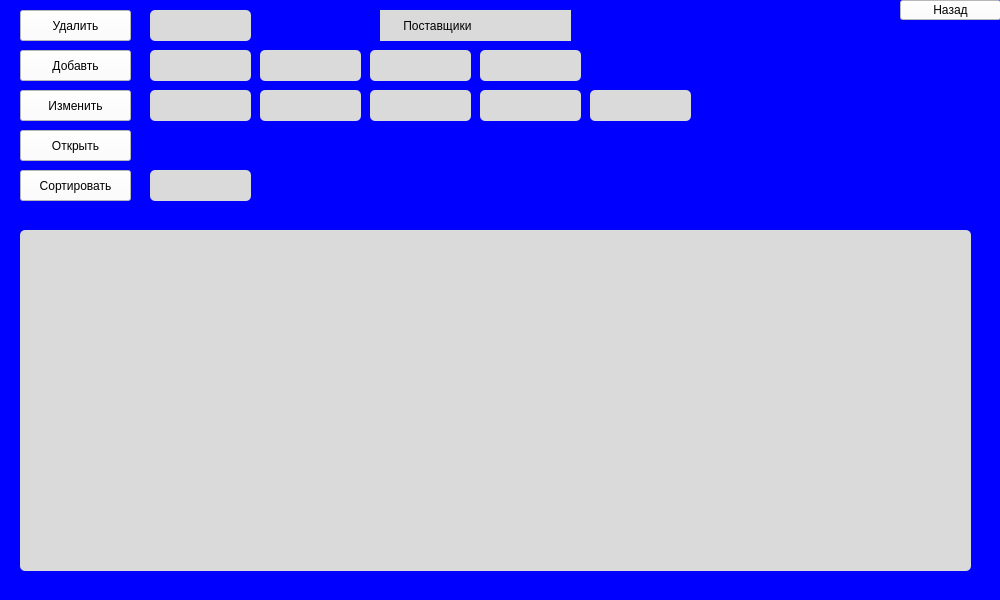
<?xml version="1.0" encoding="UTF-8"?>
<ui version="4.0">
 <class>MainWindow</class>
 <widget class="QMainWindow" name="MainWindow">
  <property name="geometry">
   <rect>
    <x>0</x>
    <y>0</y>
    <width>1000</width>
    <height>600</height>
   </rect>
  </property>
  <property name="minimumSize">
   <size>
    <width>1000</width>
    <height>600</height>
   </size>
  </property>
  <property name="maximumSize">
   <size>
    <width>1000</width>
    <height>600</height>
   </size>
  </property>
  <property name="sizeIncrement">
   <size>
    <width>1000</width>
    <height>800</height>
   </size>
  </property>
  <property name="baseSize">
   <size>
    <width>1000</width>
    <height>600</height>
   </size>
  </property>
  <property name="windowTitle">
   <string>drivers</string>
  </property>
  <property name="styleSheet">
   <string notr="true">background-color: rgb(0, 0, 255);
font: 75 12pt &quot;Fixedsys&quot;;
</string>
  </property>
  <widget class="QWidget" name="centralwidget">
   <widget class="QTableWidget" name="tableWidget">
    <property name="geometry">
     <rect>
      <x>20</x>
      <y>230</y>
      <width>951</width>
      <height>341</height>
     </rect>
    </property>
    <property name="styleSheet">
     <string notr="true">background-color: rgb(218, 218, 218);
border-radius: 5px;</string>
    </property>
    <property name="dragEnabled">
     <bool>true</bool>
    </property>
   </widget>
   <widget class="QPushButton" name="Dell">
    <property name="geometry">
     <rect>
      <x>20</x>
      <y>10</y>
      <width>111</width>
      <height>31</height>
     </rect>
    </property>
    <property name="styleSheet">
     <string notr="true">background-color: rgb(255, 255, 255);
</string>
    </property>
    <property name="text">
     <string>Удалить</string>
    </property>
   </widget>
   <widget class="QPushButton" name="Add">
    <property name="geometry">
     <rect>
      <x>20</x>
      <y>50</y>
      <width>111</width>
      <height>31</height>
     </rect>
    </property>
    <property name="styleSheet">
     <string notr="true">background-color: rgb(255, 255, 255);</string>
    </property>
    <property name="text">
     <string>Добавть</string>
    </property>
   </widget>
   <widget class="QPushButton" name="Change">
    <property name="geometry">
     <rect>
      <x>20</x>
      <y>90</y>
      <width>111</width>
      <height>31</height>
     </rect>
    </property>
    <property name="styleSheet">
     <string notr="true">background-color: rgb(255, 255, 255);</string>
    </property>
    <property name="text">
     <string>Изменить</string>
    </property>
   </widget>
   <widget class="QPushButton" name="Open">
    <property name="geometry">
     <rect>
      <x>20</x>
      <y>130</y>
      <width>111</width>
      <height>31</height>
     </rect>
    </property>
    <property name="styleSheet">
     <string notr="true">background-color: rgb(255, 255, 255);</string>
    </property>
    <property name="text">
     <string>Открыть</string>
    </property>
   </widget>
   <widget class="QPushButton" name="Sort">
    <property name="geometry">
     <rect>
      <x>20</x>
      <y>170</y>
      <width>111</width>
      <height>31</height>
     </rect>
    </property>
    <property name="styleSheet">
     <string notr="true">background-color: rgb(255, 255, 255);</string>
    </property>
    <property name="text">
     <string>Сортировать</string>
    </property>
   </widget>
   <widget class="QPushButton" name="Back">
    <property name="geometry">
     <rect>
      <x>900</x>
      <y>0</y>
      <width>101</width>
      <height>20</height>
     </rect>
    </property>
    <property name="styleSheet">
     <string notr="true">background-color: rgb(255, 255, 255);
</string>
    </property>
    <property name="text">
     <string>Назад</string>
    </property>
   </widget>
   <widget class="QLineEdit" name="DellLine">
    <property name="geometry">
     <rect>
      <x>150</x>
      <y>10</y>
      <width>101</width>
      <height>31</height>
     </rect>
    </property>
    <property name="styleSheet">
     <string notr="true">background-color: rgb(218, 218, 218);
border-radius: 5px;</string>
    </property>
   </widget>
   <widget class="QLineEdit" name="AddLine">
    <property name="geometry">
     <rect>
      <x>150</x>
      <y>50</y>
      <width>101</width>
      <height>31</height>
     </rect>
    </property>
    <property name="styleSheet">
     <string notr="true">background-color: rgb(218, 218, 218);
border-radius: 5px;</string>
    </property>
   </widget>
   <widget class="QLineEdit" name="AddLine_1">
    <property name="geometry">
     <rect>
      <x>260</x>
      <y>50</y>
      <width>101</width>
      <height>31</height>
     </rect>
    </property>
    <property name="styleSheet">
     <string notr="true">background-color: rgb(218, 218, 218);
border-radius: 5px;</string>
    </property>
   </widget>
   <widget class="QLineEdit" name="AddLine_2">
    <property name="geometry">
     <rect>
      <x>370</x>
      <y>50</y>
      <width>101</width>
      <height>31</height>
     </rect>
    </property>
    <property name="styleSheet">
     <string notr="true">background-color: rgb(218, 218, 218);
border-radius: 5px;</string>
    </property>
   </widget>
   <widget class="QLineEdit" name="AddLine_3">
    <property name="geometry">
     <rect>
      <x>480</x>
      <y>50</y>
      <width>101</width>
      <height>31</height>
     </rect>
    </property>
    <property name="styleSheet">
     <string notr="true">background-color: rgb(218, 218, 218);
border-radius: 5px;</string>
    </property>
   </widget>
   <widget class="QLineEdit" name="ChangeLine_4">
    <property name="geometry">
     <rect>
      <x>590</x>
      <y>90</y>
      <width>101</width>
      <height>31</height>
     </rect>
    </property>
    <property name="styleSheet">
     <string notr="true">background-color: rgb(218, 218, 218);
border-radius: 5px;</string>
    </property>
   </widget>
   <widget class="QLineEdit" name="ChangeLine_1">
    <property name="geometry">
     <rect>
      <x>260</x>
      <y>90</y>
      <width>101</width>
      <height>31</height>
     </rect>
    </property>
    <property name="styleSheet">
     <string notr="true">background-color: rgb(218, 218, 218);
border-radius: 5px;</string>
    </property>
   </widget>
   <widget class="QLineEdit" name="ChangeLine_2">
    <property name="geometry">
     <rect>
      <x>370</x>
      <y>90</y>
      <width>101</width>
      <height>31</height>
     </rect>
    </property>
    <property name="styleSheet">
     <string notr="true">background-color: rgb(218, 218, 218);
border-radius: 5px;</string>
    </property>
   </widget>
   <widget class="QLineEdit" name="ChangeLine_3">
    <property name="geometry">
     <rect>
      <x>480</x>
      <y>90</y>
      <width>101</width>
      <height>31</height>
     </rect>
    </property>
    <property name="styleSheet">
     <string notr="true">background-color: rgb(218, 218, 218);
border-radius: 5px;</string>
    </property>
   </widget>
   <widget class="QLineEdit" name="ChangeLine">
    <property name="geometry">
     <rect>
      <x>150</x>
      <y>90</y>
      <width>101</width>
      <height>31</height>
     </rect>
    </property>
    <property name="styleSheet">
     <string notr="true">background-color: rgb(218, 218, 218);
border-radius: 5px;</string>
    </property>
   </widget>
   <widget class="QLineEdit" name="lineEdit_13">
    <property name="geometry">
     <rect>
      <x>150</x>
      <y>170</y>
      <width>101</width>
      <height>31</height>
     </rect>
    </property>
    <property name="styleSheet">
     <string notr="true">background-color: rgb(218, 218, 218);
border-radius: 5px;</string>
    </property>
   </widget>
   <widget class="QLabel" name="label">
    <property name="geometry">
     <rect>
      <x>380</x>
      <y>10</y>
      <width>191</width>
      <height>31</height>
     </rect>
    </property>
    <property name="styleSheet">
     <string notr="true">background-color: rgb(218, 218, 218);</string>
    </property>
    <property name="text">
     <string>       Поставщики</string>
    </property>
   </widget>
  </widget>
 </widget>
 <resources/>
 <connections/>
</ui>
